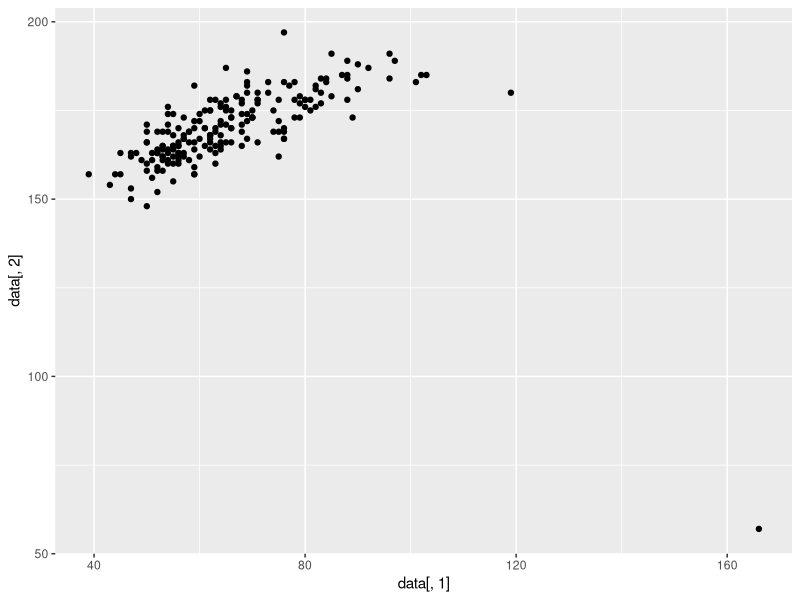
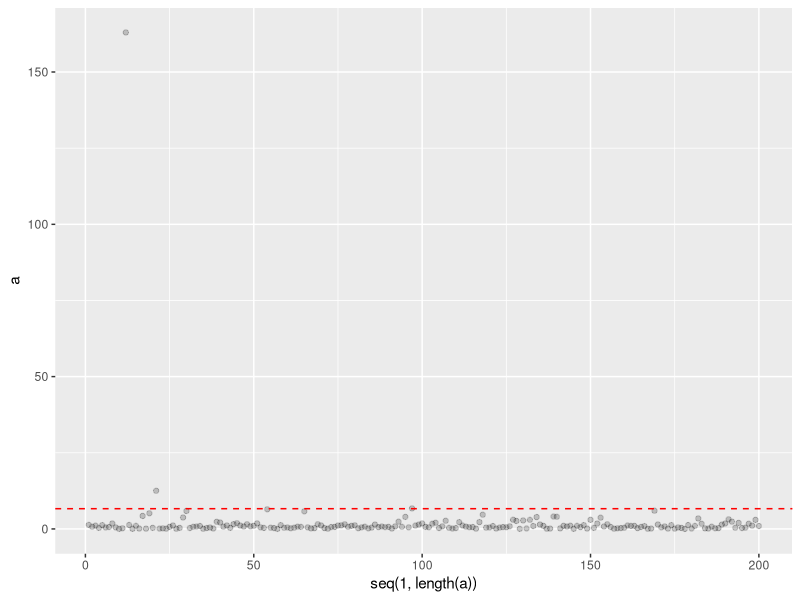

The R source for these figures, in order:
#########################################
# file  : T2_2d.R
# auther: norih
# date  : Nov 26th, 2020
# Hotelling's T-squared distribution
# Two Dimension
#########################################
library(car)
library(tidyverse)
data(Davis)

Davis

# select weight and height data
data <- Davis %>% select(c(weight, height)) %>% 
        data.matrix()
ggplot(NULL, aes(x=data[,1], y=data[,2])) + geom_point()

# weightとheightの平均値
mx <- colMeans(data)

Xc <- data - matrix(1, nrow(data), 1 ) %*% mx
Sx <- t(Xc) %*% Xc / nrow(Xc)
Sx
a <- rowSums((Xc %*% solve(Sx)) * Xc) #異常度
th <- qchisq(.99, 1)
ggplot(NULL, aes(y=a, x = seq(1,length(a)))) + 
      geom_point(alpha = 1/5) + 
      geom_hline(yintercept = th, colour = "red", linetype = "dashed")
